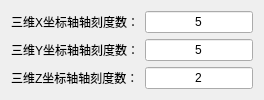
            <widget class="QWidget" name="widget_3" native="true">
             <layout class="QHBoxLayout" name="horizontalLayout_54">
              <item>
               <layout class="QVBoxLayout" name="verticalLayout_3">
                <item>
                 <layout class="QHBoxLayout" name="horizontalLayout_3">
                  <item>
                   <widget class="QLabel" name="label_37">
                    <property name="text">
                     <string>三维X坐标轴轴刻度数：</string>
                    </property>
                   </widget>
                  </item>
                  <item>
                   <widget class="QLineEdit" name="t_axis_x">
                    <property name="text">
                     <string>5</string>
                    </property>
                    <property name="alignment">
                     <set>Qt::AlignCenter</set>
                    </property>
                   </widget>
                  </item>
                 </layout>
                </item>
                <item>
                 <layout class="QHBoxLayout" name="horizontalLayout_4">
                  <item>
                   <widget class="QLabel" name="label_40">
                    <property name="text">
                     <string>三维Y坐标轴轴刻度数：</string>
                    </property>
                   </widget>
                  </item>
                  <item>
                   <widget class="QLineEdit" name="t_axis_y">
                    <property name="text">
                     <string>5</string>
                    </property>
                    <property name="alignment">
                     <set>Qt::AlignCenter</set>
                    </property>
                   </widget>
                  </item>
                 </layout>
                </item>
                <item>
                 <layout class="QHBoxLayout" name="horizontalLayout_5">
                  <item>
                   <widget class="QLabel" name="label_41">
                    <property name="text">
                     <string>三维Z坐标轴轴刻度数：</string>
                    </property>
                   </widget>
                  </item>
                  <item>
                   <widget class="QLineEdit" name="t_axis_z">
                    <property name="text">
                     <string>2</string>
                    </property>
                    <property name="alignment">
                     <set>Qt::AlignCenter</set>
                    </property>
                   </widget>
                  </item>
                 </layout>
                </item>
               </layout>
              </item>
             </layout>
            </widget>
